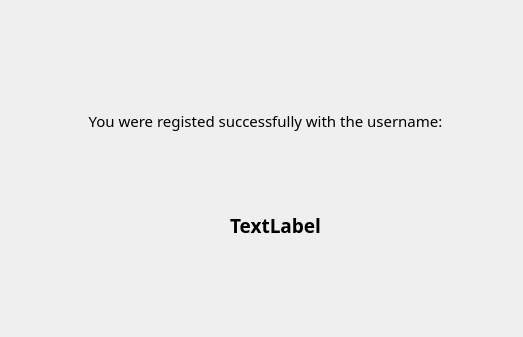
<?xml version="1.0" encoding="UTF-8"?>
<ui version="4.0">
 <class>auth_success</class>
 <widget class="QDialog" name="auth_success">
  <property name="geometry">
   <rect>
    <x>0</x>
    <y>0</y>
    <width>523</width>
    <height>337</height>
   </rect>
  </property>
  <property name="windowTitle">
   <string>Register Message</string>
  </property>
  <widget class="QLabel" name="register_success_msg">
   <property name="geometry">
    <rect>
     <x>30</x>
     <y>70</y>
     <width>471</width>
     <height>101</height>
    </rect>
   </property>
   <property name="font">
    <font>
     <family>Hack</family>
     <pointsize>11</pointsize>
    </font>
   </property>
   <property name="text">
    <string>You were registed successfully with the username:</string>
   </property>
   <property name="alignment">
    <set>Qt::AlignCenter</set>
   </property>
  </widget>
  <widget class="QLabel" name="name_regist">
   <property name="geometry">
    <rect>
     <x>130</x>
     <y>170</y>
     <width>291</width>
     <height>111</height>
    </rect>
   </property>
   <property name="font">
    <font>
     <family>Hack</family>
     <pointsize>14</pointsize>
     <weight>75</weight>
     <bold>true</bold>
    </font>
   </property>
   <property name="text">
    <string>TextLabel</string>
   </property>
   <property name="alignment">
    <set>Qt::AlignCenter</set>
   </property>
  </widget>
 </widget>
 <resources/>
 <connections/>
</ui>
